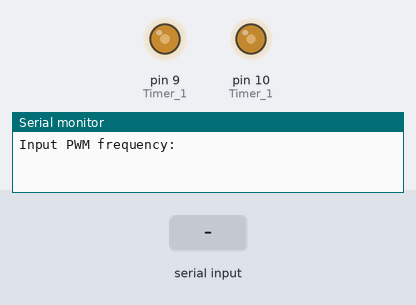
Bench run of a sketch on a simulated Arduino Uno, built with avr-gcc and run on an emulated ATmega328P. Parts: output pins drawn as LEDs (lit = HIGH), the last lines printed to the serial monitor. Inputs (shaded band) come from the test bench.

Above: at 1.2 s.
1.3 s: "90,45\n" received over Serial
At 2.5 s:
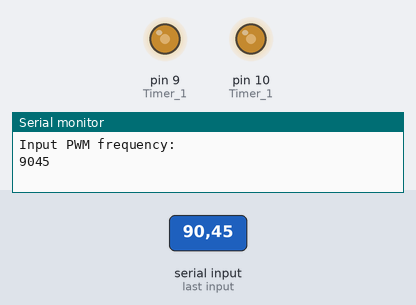
2.8 s: "200\n" received over Serial
At 3.7 s:
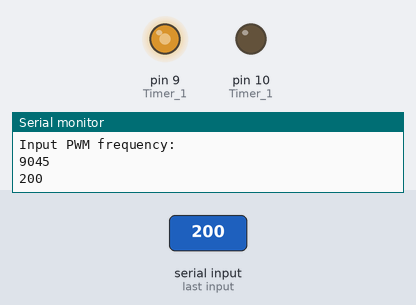
Timing chart, 0 to 5.8 s (numbered marks = the images above; inputs shaded):
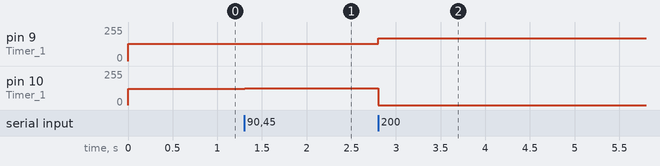

Measured:
- after the input at 1.3 s, pin 9 (Timer_1): 130/255 → 128/255 at once; pin 10 (Timer_1): 121/255 → 125/255 at once
- after the input at 2.8 s, pin 9 (Timer_1): 128/255 → 170/255 at once; pin 10 (Timer_1): 125/255 → 0/255 at once

The sketch:

PWM_DEAD_TIME_800KHZ.ino
```cpp
#define TM_BITS 254


String inString = "";    // string to hold input
int g = 0;


void setup() {
  pinMode (9, OUTPUT);    // Timer 1 "B" output: OC2B
  pinMode (10, OUTPUT);   // Timer 1 "A" output: OC2A

  // Set OC1A on Compare Match when up-counting.
  // Clear OC1B on Compare Match when up-counting.
  TCCR1A =  bit (COM1B1) | bit (COM1A1) | bit (COM1A0);
  TCCR1B = bit (WGM13) | bit (CS10);         // phase correct PWM, prescaler of 1
  ICR1H = 0;
  ICR1L = TM_BITS;
  OCR1A = 125;
  OCR1B = 121;

  Serial.begin(9600);
  while (!Serial) {
    ;
  }
  Serial.println("Input PWM frequency:");
  Serial.println();

}

void set_freq(int freq){
  int top = round(8000000/freq); //where 8000000 = f_clk / 2
  int temp = 0;
  if (top > TM_BITS){
     ICR1H = floor(top/TM_BITS);
     top = top % TM_BITS; // avoid overrange
  }
  if (top < 3){
    ICR1H = 0;
    top = 3;  // avoid overrange
    }
  if ((top <= TM_BITS)&&(top >= 3)){
    ICR1H = 0;
    }
      ICR1L = top;
      temp = round(top/2);
      OCR1A = temp;
      OCR1B = temp - 1;
      temp = 0;


  }

void loop() {
  while (Serial.available() > 0) {
    int inChar = Serial.read();
    if (isDigit(inChar)) {
      inString += (char)inChar;
    }
    if (inChar == '\n') {
      Serial.println(inString.toInt());
      g = inString.toInt();
      set_freq(g);
      inString = "";
    }
  }
}
```
